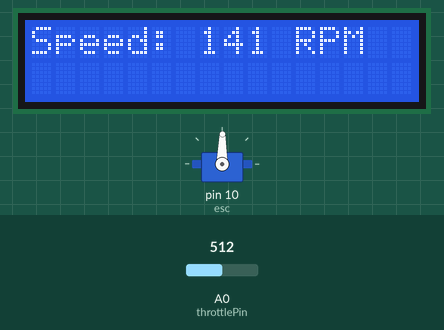
Recording of a sketch running on a simulated Arduino Uno, built with avr-gcc and run on an emulated ATmega328P. Parts: servo, 16×2 character LCD. The test bench sets the inputs (shaded band); at power-on: A0 (throttlePin) = 512.

Above: at 3.2 s.
3.3 s: A0 (throttlePin) set to 716
At 4.2 s:
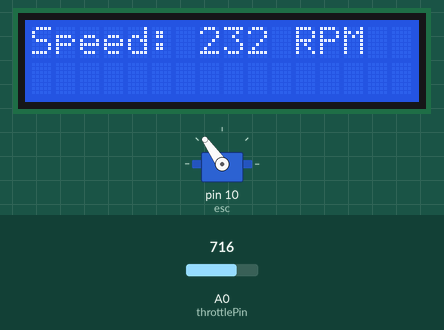
4.8 s: A0 (throttlePin) set to 900
At 6.0 s:
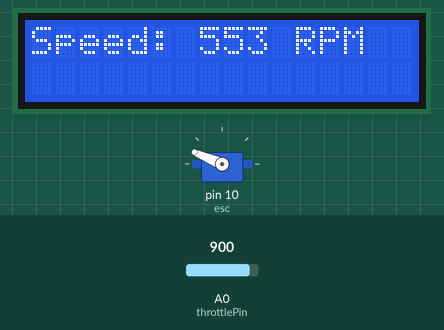
6.3 s: A0 (throttlePin) set to 1023
At 7.5 s:
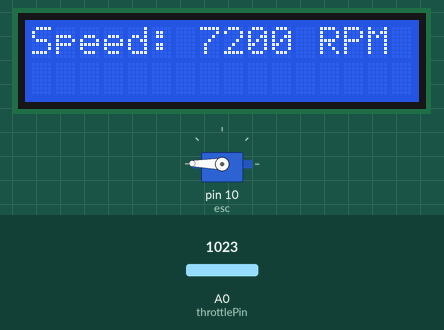
7.8 s: A0 (throttlePin) set to 306
At 8.3 s:
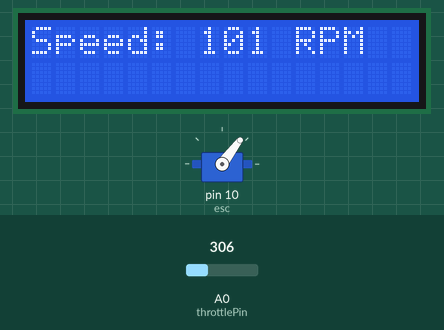
9.3 s: A0 (throttlePin) set to 122
At 9.6 s:
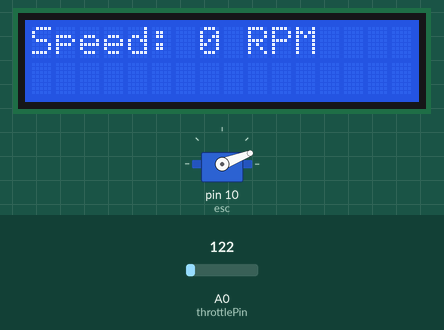
10.8 s: A0 (throttlePin) set to 511
At 11.2 s:
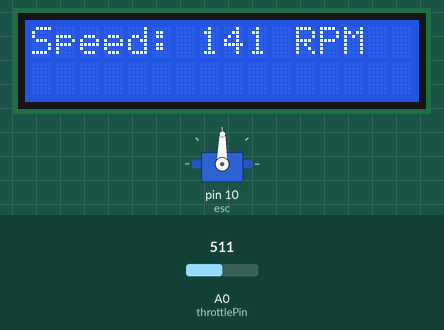
Timing chart, 0 to 13.3 s (numbered marks = the images above; inputs shaded):
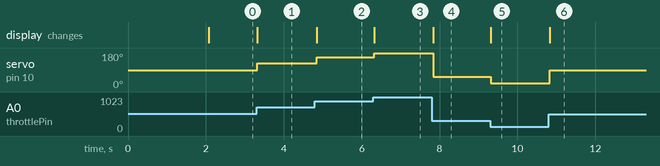

The sketch:

Hard_Drive_Centrifuge_with_display.ino
```cpp
#include <Wire.h>

#include <LiquidCrystal.h>
LiquidCrystal lcd(8, 13, 9, 4, 5, 6, 7);

#include <Servo.h>

Servo esc;
int throttlePin = 0;

void setup() {
esc.attach(10);

    // set up the LCD's number of columns and rows:
    lcd.begin(16, 2);
    // Print a message to the LCD.
    lcd.print("Initializing...");
    delay(2000);
      lcd.clear();

}

void loop() {
    lcd.clear();
    int throttle = analogRead(throttlePin);
    throttle = map(throttle, 0, 1023, 0, 179);
    int throttlepercent = (throttle*100) / 179;
    int myRPM = 7200 / (100 - throttlepercent);
    esc.write(throttle);

    // Turn off the display:
    lcd.print("Speed: ");
    if(myRPM == -1){
    lcd.print("7200");
    }else if(myRPM <= 100){
      lcd.print("0");
    }else{
    lcd.print(myRPM);
    }
    lcd.print(" RPM");
    delay(50);
}
```

Measured:
- after the input at 3.3 s, servo on pin 10 (esc): 89° → 125° at once; the display: changes at once (image 1)
- after the input at 4.8 s, servo on pin 10 (esc): 125° → 157° after 0.05 s; the display: changes after 0.05 s (image 2)
- after the input at 6.3 s, servo on pin 10 (esc): 157° → 179° at once; the display: changes at once (image 3)
- after the input at 7.8 s, servo on pin 10 (esc): 179° → 53° at once; the display: changes at once (image 4)
- after the input at 9.3 s, servo on pin 10 (esc): 53° → 21° at once; the display: changes at once (image 5)
- after the input at 10.8 s, servo on pin 10 (esc): 21° → 89° at once; the display: changes at once (image 6)
